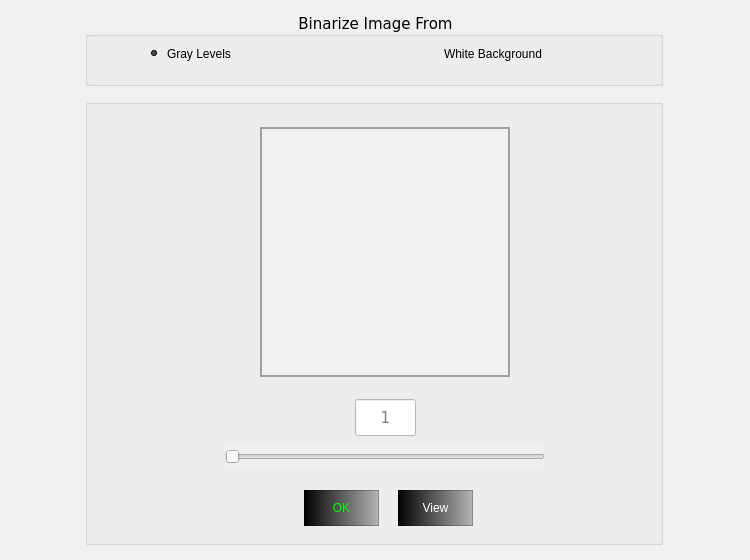
<?xml version="1.0" encoding="UTF-8"?>
<ui version="4.0">
 <class>screen_binary</class>
 <widget class="QWidget" name="screen_binary">
  <property name="geometry">
   <rect>
    <x>0</x>
    <y>0</y>
    <width>750</width>
    <height>560</height>
   </rect>
  </property>
  <property name="minimumSize">
   <size>
    <width>750</width>
    <height>560</height>
   </size>
  </property>
  <property name="maximumSize">
   <size>
    <width>750</width>
    <height>560</height>
   </size>
  </property>
  <property name="windowTitle">
   <string>Binarize</string>
  </property>
  <property name="windowIcon">
   <iconset>
    <normaloff>Icons/ppd_enhanced_colors_supreme-removebg-preview.png</normaloff>Icons/ppd_enhanced_colors_supreme-removebg-preview.png</iconset>
  </property>
  <property name="styleSheet">
   <string notr="true">background-color: rgb(240, 240, 240);</string>
  </property>
  <widget class="QLabel" name="label_binary">
   <property name="geometry">
    <rect>
     <x>260</x>
     <y>127</y>
     <width>250</width>
     <height>250</height>
    </rect>
   </property>
   <property name="minimumSize">
    <size>
     <width>250</width>
     <height>250</height>
    </size>
   </property>
   <property name="maximumSize">
    <size>
     <width>250</width>
     <height>250</height>
    </size>
   </property>
   <property name="styleSheet">
    <string notr="true">border:2px solid rgb(160, 160, 160);</string>
   </property>
   <property name="text">
    <string/>
   </property>
   <property name="scaledContents">
    <bool>true</bool>
   </property>
  </widget>
  <widget class="QPushButton" name="pushButton_view">
   <property name="geometry">
    <rect>
     <x>398</x>
     <y>490</y>
     <width>75</width>
     <height>36</height>
    </rect>
   </property>
   <property name="styleSheet">
    <string notr="true">QPushButton{
	font: 75 11pt &quot;Verdana&quot;;
	color: rgb(255, 255, 255);
	border:1px solid rgb(0, 0, 0, 60);
	background-color: qlineargradient(spread:pad, x1:0, y1:0, x2:1, y2:0, stop:0 rgba(0, 0, 0, 255), stop:1 rgba(0, 0, 0, 60));
	
}

QPushButton:hover{
	
	color: rgb(0, 0, 0);
	background-color: rgb(0, 85, 255);
}</string>
   </property>
   <property name="text">
    <string>View</string>
   </property>
  </widget>
  <widget class="QPushButton" name="pushButton_ok">
   <property name="geometry">
    <rect>
     <x>304</x>
     <y>490</y>
     <width>75</width>
     <height>36</height>
    </rect>
   </property>
   <property name="styleSheet">
    <string notr="true">QPushButton{
	font: 75 11pt &quot;Verdana&quot;;
	color: rgb(0, 255, 0);
	border:1px solid rgb(0, 0, 0, 60);
	background-color: qlineargradient(spread:pad, x1:0, y1:0, x2:1, y2:0, stop:0 rgba(0, 0, 0, 255), stop:1 rgba(0, 0, 0, 60));
	
}

QPushButton:hover{
	
	color: rgb(0, 0, 0);
	background-color: rgb(0, 152, 0);
}
</string>
   </property>
   <property name="text">
    <string>OK</string>
   </property>
  </widget>
  <widget class="QSlider" name="horizontalSlider_binary">
   <property name="geometry">
    <rect>
     <x>225</x>
     <y>446</y>
     <width>320</width>
     <height>22</height>
    </rect>
   </property>
   <property name="styleSheet">
    <string notr="true">border:transparent;</string>
   </property>
   <property name="orientation">
    <enum>Qt::Horizontal</enum>
   </property>
  </widget>
  <widget class="QLineEdit" name="lineEdit_binary">
   <property name="enabled">
    <bool>true</bool>
   </property>
   <property name="geometry">
    <rect>
     <x>355</x>
     <y>399</y>
     <width>61</width>
     <height>37</height>
    </rect>
   </property>
   <property name="font">
    <font>
     <family>Verdana</family>
     <pointsize>11</pointsize>
    </font>
   </property>
   <property name="styleSheet">
    <string notr="true">background-color: rgb(255, 255, 255);</string>
   </property>
   <property name="alignment">
    <set>Qt::AlignCenter</set>
   </property>
   <property name="placeholderText">
    <string>1</string>
   </property>
  </widget>
  <widget class="QGroupBox" name="groupBox">
   <property name="geometry">
    <rect>
     <x>85</x>
     <y>13</y>
     <width>578</width>
     <height>73</height>
    </rect>
   </property>
   <property name="font">
    <font>
     <family>Verdana</family>
     <pointsize>11</pointsize>
    </font>
   </property>
   <property name="title">
    <string>Binarize Image From</string>
   </property>
   <property name="alignment">
    <set>Qt::AlignCenter</set>
   </property>
   <widget class="QRadioButton" name="radioButton_white_back">
    <property name="geometry">
     <rect>
      <x>339</x>
      <y>22</y>
      <width>186</width>
      <height>37</height>
     </rect>
    </property>
    <property name="styleSheet">
     <string notr="true">background:transparent;
font: 75 12pt &quot;Verdana&quot;;
border:transparent;</string>
    </property>
    <property name="text">
     <string>White Background</string>
    </property>
   </widget>
   <widget class="QRadioButton" name="radioButton_gray_level">
    <property name="geometry">
     <rect>
      <x>62</x>
      <y>22</y>
      <width>134</width>
      <height>37</height>
     </rect>
    </property>
    <property name="styleSheet">
     <string notr="true">background:transparent;
font: 75 12pt &quot;Verdana&quot;;
border:transparent;</string>
    </property>
    <property name="text">
     <string>Gray Levels</string>
    </property>
    <property name="checked">
     <bool>true</bool>
    </property>
   </widget>
  </widget>
  <widget class="QGroupBox" name="groupBox_2">
   <property name="geometry">
    <rect>
     <x>85</x>
     <y>99</y>
     <width>578</width>
     <height>446</height>
    </rect>
   </property>
   <property name="title">
    <string/>
   </property>
  </widget>
  <zorder>groupBox_2</zorder>
  <zorder>label_binary</zorder>
  <zorder>pushButton_view</zorder>
  <zorder>pushButton_ok</zorder>
  <zorder>horizontalSlider_binary</zorder>
  <zorder>lineEdit_binary</zorder>
  <zorder>groupBox</zorder>
 </widget>
 <resources/>
 <connections/>
</ui>
